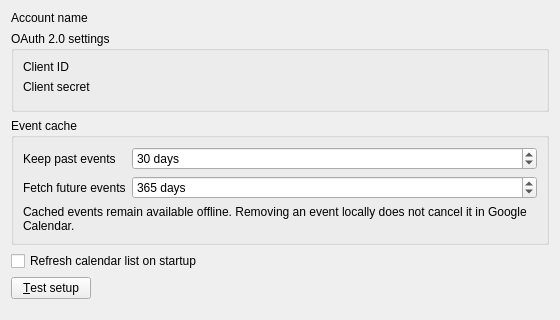
<?xml version="1.0" encoding="UTF-8"?>
<ui version="4.0">
 <class>GCalendarAccountDetails</class>
 <widget class="QWidget" name="GCalendarAccountDetails">
  <property name="geometry">
   <rect>
    <x>0</x>
    <y>0</y>
    <width>560</width>
    <height>320</height>
   </rect>
  </property>
  <layout class="QFormLayout" name="m_layout">
   <property name="fieldGrowthPolicy">
    <enum>QFormLayout::ExpandingFieldsGrow</enum>
   </property>
   <property name="rowWrapPolicy">
    <enum>QFormLayout::WrapLongRows</enum>
   </property>
   <item row="0" column="0">
    <widget class="QLabel" name="m_lblName">
     <property name="text">
      <string>Account name</string>
     </property>
     <property name="buddy">
      <cstring>m_txtName</cstring>
     </property>
    </widget>
   </item>
   <item row="0" column="1">
    <widget class="LineEditWithStatus" name="m_txtName" native="true" />
   </item>
   <item row="1" column="0" colspan="2">
    <widget class="QGroupBox" name="m_groupOAuth">
     <property name="title">
      <string>OAuth 2.0 settings</string>
     </property>
     <layout class="QFormLayout" name="m_layoutOAuth">
      <property name="fieldGrowthPolicy">
       <enum>QFormLayout::ExpandingFieldsGrow</enum>
      </property>
      <property name="rowWrapPolicy">
       <enum>QFormLayout::WrapLongRows</enum>
      </property>
      <item row="0" column="0">
       <widget class="QLabel" name="m_lblClientId">
        <property name="text">
         <string>Client ID</string>
        </property>
        <property name="buddy">
         <cstring>m_txtClientId</cstring>
        </property>
       </widget>
      </item>
      <item row="0" column="1">
       <widget class="LineEditWithStatus" name="m_txtClientId" native="true" />
      </item>
      <item row="1" column="0">
       <widget class="QLabel" name="m_lblClientSecret">
        <property name="text">
         <string>Client secret</string>
        </property>
        <property name="buddy">
         <cstring>m_txtClientSecret</cstring>
        </property>
       </widget>
      </item>
      <item row="1" column="1">
       <widget class="LineEditWithStatus" name="m_txtClientSecret" native="true" />
      </item>
      <item row="2" column="0" colspan="2">
       <widget class="HelpSpoiler" name="m_lblOAuthHelp" native="true" />
      </item>
     </layout>
    </widget>
   </item>
   <item row="2" column="0" colspan="2">
    <widget class="QGroupBox" name="m_groupCache">
     <property name="title">
      <string>Event cache</string>
     </property>
     <layout class="QFormLayout" name="m_layoutCache">
      <item row="0" column="0">
       <widget class="QLabel" name="m_lblHistoryDays">
        <property name="text">
         <string>Keep past events</string>
        </property>
        <property name="buddy">
         <cstring>m_spinHistoryDays</cstring>
        </property>
       </widget>
      </item>
      <item row="0" column="1">
       <widget class="QSpinBox" name="m_spinHistoryDays">
        <property name="suffix">
         <string> days</string>
        </property>
        <property name="maximum">
         <number>36500</number>
        </property>
        <property name="value">
         <number>30</number>
        </property>
       </widget>
      </item>
      <item row="1" column="0">
       <widget class="QLabel" name="m_lblFutureDays">
        <property name="text">
         <string>Fetch future events</string>
        </property>
        <property name="buddy">
         <cstring>m_spinFutureDays</cstring>
        </property>
       </widget>
      </item>
      <item row="1" column="1">
       <widget class="QSpinBox" name="m_spinFutureDays">
        <property name="suffix">
         <string> days</string>
        </property>
        <property name="minimum">
         <number>1</number>
        </property>
        <property name="maximum">
         <number>36500</number>
        </property>
        <property name="value">
         <number>365</number>
        </property>
       </widget>
      </item>
      <item row="2" column="0" colspan="2">
       <widget class="QLabel" name="m_lblCacheHelp">
        <property name="text">
         <string>Cached events remain available offline. Removing an event locally does not cancel it in Google Calendar.</string>
        </property>
        <property name="wordWrap">
         <bool>true</bool>
        </property>
       </widget>
      </item>
     </layout>
    </widget>
   </item>
   <item row="3" column="0" colspan="2">
    <widget class="QCheckBox" name="m_cbRefreshCalendarListOnStartup">
     <property name="text">
      <string>Refresh calendar list on startup</string>
     </property>
     <property name="toolTip">
      <string>Calendars are always discovered when none are cached. Event fetching uses the normal feed update settings.</string>
     </property>
    </widget>
   </item>
   <item row="4" column="0" colspan="2">
    <layout class="QFormLayout" name="m_layoutTest">
     <item row="0" column="0">
      <widget class="QPushButton" name="m_btnTestSetup">
       <property name="text">
        <string>&amp;Test setup</string>
       </property>
      </widget>
     </item>
     <item row="0" column="1">
      <widget class="LabelWithStatus" name="m_lblTestResult" native="true" />
     </item>
    </layout>
   </item>
  </layout>
 </widget>
 <customwidgets>
  <customwidget>
   <class>LineEditWithStatus</class>
   <extends>QWidget</extends>
   <header>librssguard/gui/reusable/lineeditwithstatus.h</header>
   <container>1</container>
  </customwidget>
  <customwidget>
   <class>HelpSpoiler</class>
   <extends>QWidget</extends>
   <header>librssguard/gui/reusable/helpspoiler.h</header>
   <container>1</container>
  </customwidget>
  <customwidget>
   <class>LabelWithStatus</class>
   <extends>QWidget</extends>
   <header>librssguard/gui/reusable/labelwithstatus.h</header>
   <container>1</container>
  </customwidget>
 </customwidgets>
 <tabstops>
  <tabstop>m_txtName</tabstop>
  <tabstop>m_txtClientId</tabstop>
  <tabstop>m_txtClientSecret</tabstop>
  <tabstop>m_spinHistoryDays</tabstop>
  <tabstop>m_spinFutureDays</tabstop>
  <tabstop>m_cbRefreshCalendarListOnStartup</tabstop>
  <tabstop>m_btnTestSetup</tabstop>
 </tabstops>
 <resources />
 <connections />
</ui>
